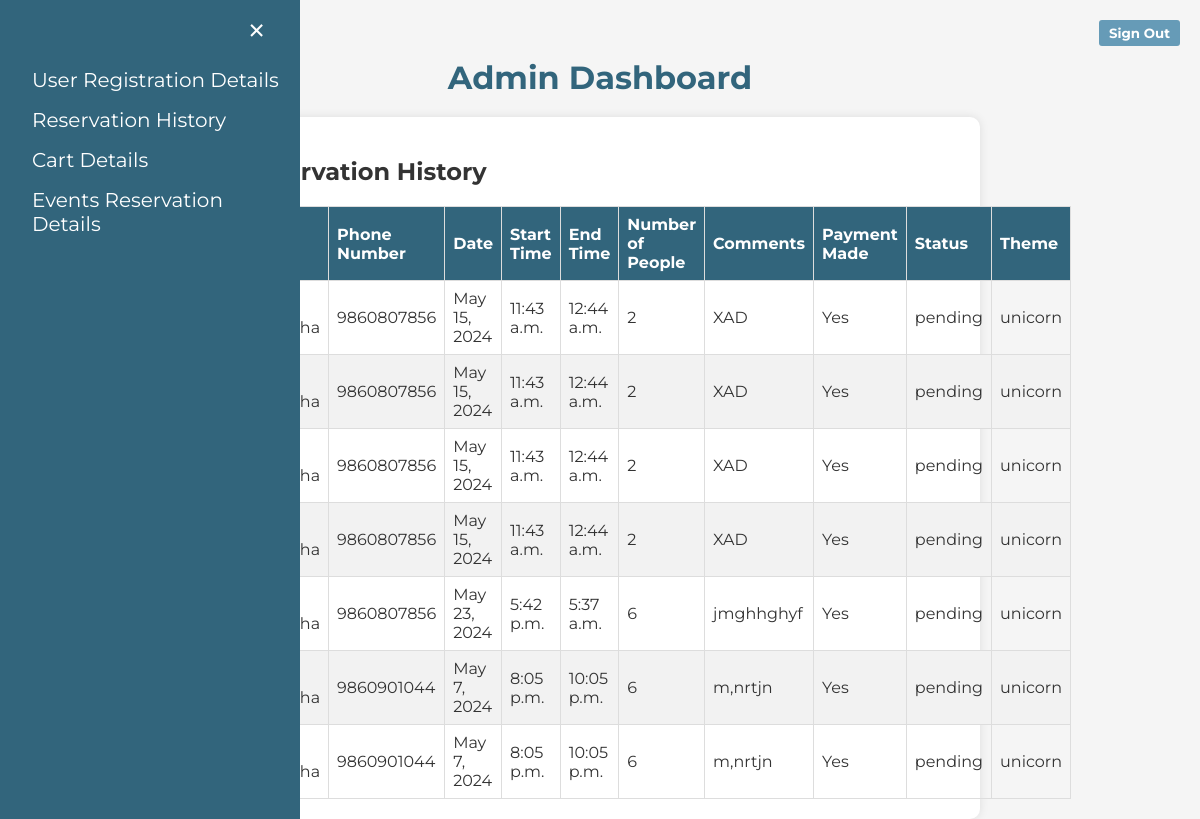
The page /admin_dashboard/unicorn_reservation_data on the database its author committed.
### OneByteFood/models.py (models this page shows)
class birthday_theme_reservation(models.Model):
    id = models.AutoField(primary_key=True)
    name = models.CharField(max_length=100)
    phone = models.CharField(max_length=20)
    date = models.DateField()
    start_time = models.TimeField()
    end_time = models.TimeField()
    num_people = models.IntegerField()
    comments = models.TextField()
    payment_made = models.BooleanField(default=False)
    status = models.CharField(max_length=50, default='pending')
    theme = models.CharField(max_length=50,default='unicorn')

### OneByteFood/views.py (the view)
# urls.py: path('admin_dashboard/unicorn_reservation_data', onebytefood_views.reservationAdminTheme, name='admin_reservation_details'),
def reservationAdminTheme(request):
    reservations_data = birthday_theme_reservation.objects.all()
    return render(request, 'authentication/unicorn_reservation_data.html', context={'reservations_data': reservations_data})

### templates/authentication/unicorn_reservation_data.html (shortened to what this page needs)
<!DOCTYPE html>
<html lang="en">
<head>
</head>
<body>
    <div id="mySidenav" class="sidenav">
        <a href="javascript:void(0)" class="closebtn" onclick="closeNav()">&times;</a>
        <a href="http://127.0.0.1:8000/admin_dashboard/user_details/">User Registration Details</a>
        <a href="http://127.0.0.1:8000/admin_dashboard/reservation_history/">Reservation History</a>
        <a href="http://127.0.0.1:8000/admin_dashboard/cart">Cart Details</a>
        <a href="http://127.0.0.1:8000/admin_dashboard/unicorn_reservation_data">Events Reservation Details</a>
    </div>
    <span style="font-size:30px;cursor:pointer" onclick="openNav()">&#9776; Open</span>
    <h1 class="Heading">Admin Dashboard</h1>
    <div class="container">
        <section class="history" id="history">
            <h2 class="section-title">Reservation History</h2>
            {% if reservations_data %}
            <table class="history-table">
                <thead>
                    <tr>
                        <th>Name</th>
                        <th>Phone Number</th>
                        <th>Date</th>
                        <th>Start Time</th>
                        <th>End Time</th>
                        <th>Number of People</th>
                        <th>Comments</th>
                        <th>Payment Made</th>
                        <th>Status</th>
                        <th>Theme</th>
                    </tr>
                </thead>
                <tbody>
                    {% for reservation in reservations_data %}
                    <tr>
                        <td>{{ reservation.name }}</td>
                        <td>{{ reservation.phone }}</td>
                        <td>{{ reservation.date }}</td>
                        <td>{{ reservation.start_time }}</td>
                        <td>{{ reservation.end_time }}</td>
                        <td>{{ reservation.num_people }}</td>
                        <td>{{ reservation.comments }}</td>
                        <td>{% if reservation.payment_made %}Yes{% else %}No{% endif %}</td>
                        <td>{{ reservation.status }}</td>
                        <td>{{ reservation.theme }}</td>
                    </tr>
                    {% endfor %}
                </tbody>
            </table>
            {% else %}
            <h4 class="validation">No previous reservations.</h4>
            {% endif %}
        </section>
    </div>
    <form action="/signin" method="post">
        <button class="signout-btn" type="submit">Sign Out</button>
    </form>
</body>
</html>

### templates/authentication/unicorn_reservation_data.html (style rules this page uses)
body { font-family: Montserrat, sans-serif; margin: 0; padding: 0; box-sizing: border-box; background-color: #f5f5f5; color: #333; }
.Heading { text-align: center; font-size: 32px; color: #32657C; }
.container { width: 60%; margin: 0 auto; padding: 20px; background-color: #fff; border-radius: 10px; box-shadow: 0 0 10px rgba(0, 0, 0, 0.1); }
h1 { margin-bottom: 20px; font-size: 24px; color: #669BB7; }
table { width: 100%; border-collapse: collapse; margin-top: 20px; }
th, td { border: 1px solid #ddd; padding: 8px; text-align: left; }
th { background-color: #32657C; color: #fff; }
tr:nth-child(even) { background-color: #f2f2f2; }
.edit-btn, .delete-btn, .signout-btn { padding: 5px 10px; border: none; cursor: pointer; border-radius: 3px; font-family: Montserrat, sans-serif; font-weight: bold; }
.signout-btn { background-color: #669BB7; color: #fff; position: fixed; top: 20px; right: 20px; }
.sidenav { height: 100%; width: 300px; position: fixed; z-index: 1; top: 0; left: 0; background-color: #32657C; overflow-x: hidden; padding-top: 60px; transition: 0.5s; }
.sidenav a { padding: 8px 8px 8px 32px; text-decoration: none; font-size: 20px; color: #ffffff; display: block; transition: 0.3s; }
.sidenav .closebtn { position: absolute; top: 0; right: 25px; font-size: 36px; margin-left: 50px; }

### rows shown on the page
birthday_theme_reservation: phone "9860807856", date "May 15, 2024", start_time "11:43 a.m.", end_time "12:44 a.m.", num_people "2", comments "XAD", payment_made "Yes", status "pending", theme "unicorn"
birthday_theme_reservation: phone "9860807856", date "May 15, 2024", start_time "11:43 a.m.", end_time "12:44 a.m.", num_people "2", comments "XAD", payment_made "Yes", status "pending", theme "unicorn"
birthday_theme_reservation: phone "9860807856", date "May 15, 2024", start_time "11:43 a.m.", end_time "12:44 a.m.", num_people "2", comments "XAD", payment_made "Yes", status "pending", theme "unicorn"
birthday_theme_reservation: phone "9860807856", date "May 15, 2024", start_time "11:43 a.m.", end_time "12:44 a.m.", num_people "2", comments "XAD", payment_made "Yes", status "pending", theme "unicorn"
birthday_theme_reservation: phone "9860807856", date "May 23, 2024", start_time "5:42 p.m.", end_time "5:37 a.m.", num_people "6", comments "jmghhghyf", payment_made "Yes", status "pending", theme "unicorn"
birthday_theme_reservation: phone "9860901044", date "May 7, 2024", start_time "8:05 p.m.", end_time "10:05 p.m.", num_people "6", comments "m,nrtjn", payment_made "Yes", status "pending", theme "unicorn"
birthday_theme_reservation: phone "9860901044", date "May 7, 2024", start_time "8:05 p.m.", end_time "10:05 p.m.", num_people "6", comments "m,nrtjn", payment_made "Yes", status "pending", theme "unicorn"
